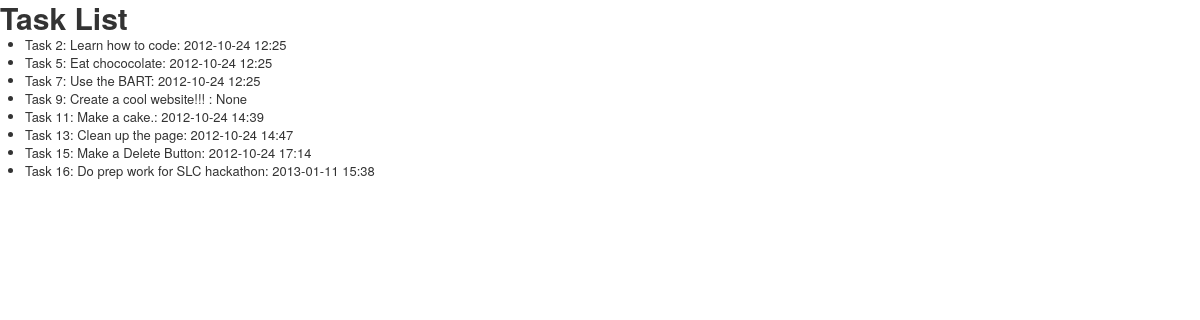
The page /tasks on the database its author committed.
### tables this page shows
CREATE TABLE Tasks (
    id INTEGER PRIMARY KEY,
    title VARCHAR(64),
    created_at DATETIME,
    completed_at DATETIME,
    user_id INTEGER
);

### tipsy.py (the view)
@app.route("/tasks")
def list_tasks():
    db= model.connect_db()
    tasks_from_db= model.get_tasks(db, None)
    return render_template("list_tasks.html", tasks= tasks_from_db)

### model.py (called while the page is built)
def connect_db():
    return sqlite3.connect("tipsy.db")

def get_tasks(db, user_id=None):
    c = db.cursor()
    if user_id==None:
        query = """SELECT * from TASKS """
        c.execute(query )
    else:
        query= """ SELECT * from TASKS WHERE id= ? """
        c.execute(query, (user_id,))
    tasks=[]
    rows= c.fetchall()
    for row in rows:
        task = dict(zip(["id", "title", "created_at", "completed_at", "user_id"],
                row))
        tasks.append(task)
    return tasks

### templates/list_tasks.html
<html>
    <head><title>This is my database!</title></head>
    <body>
        <link rel="stylesheet" href="/static/css/bootstrap.css" type="text/css">
        <h1>Task List</h1>
        <ul>
        {% for task in tasks %}
        <li>Task {{ task['id'] }}: {{ task['title'] }}: {{ task['completed_at'] }}</li>
        {% endfor %}
        </ul>
    </body>
</html>

### rows shown on the page
Tasks: id "2", title "Learn how to code", completed_at "2012-10-24 12:25"
Tasks: id "5", title "Eat chococolate", completed_at "2012-10-24 12:25"
Tasks: id "7", title "Use the BART", completed_at "2012-10-24 12:25"
Tasks: id "9", title "Create a cool website!!!", completed_at "None"
Tasks: id "11", title "Make a cake.", completed_at "2012-10-24 14:39"
Tasks: id "13", title "Clean up the page", completed_at "2012-10-24 14:47"
Tasks: id "15", title "Make a Delete Button", completed_at "2012-10-24 17:14"
Tasks: id "16", title "Do prep work for SLC hackathon", completed_at "2013-01-11 15:38"
